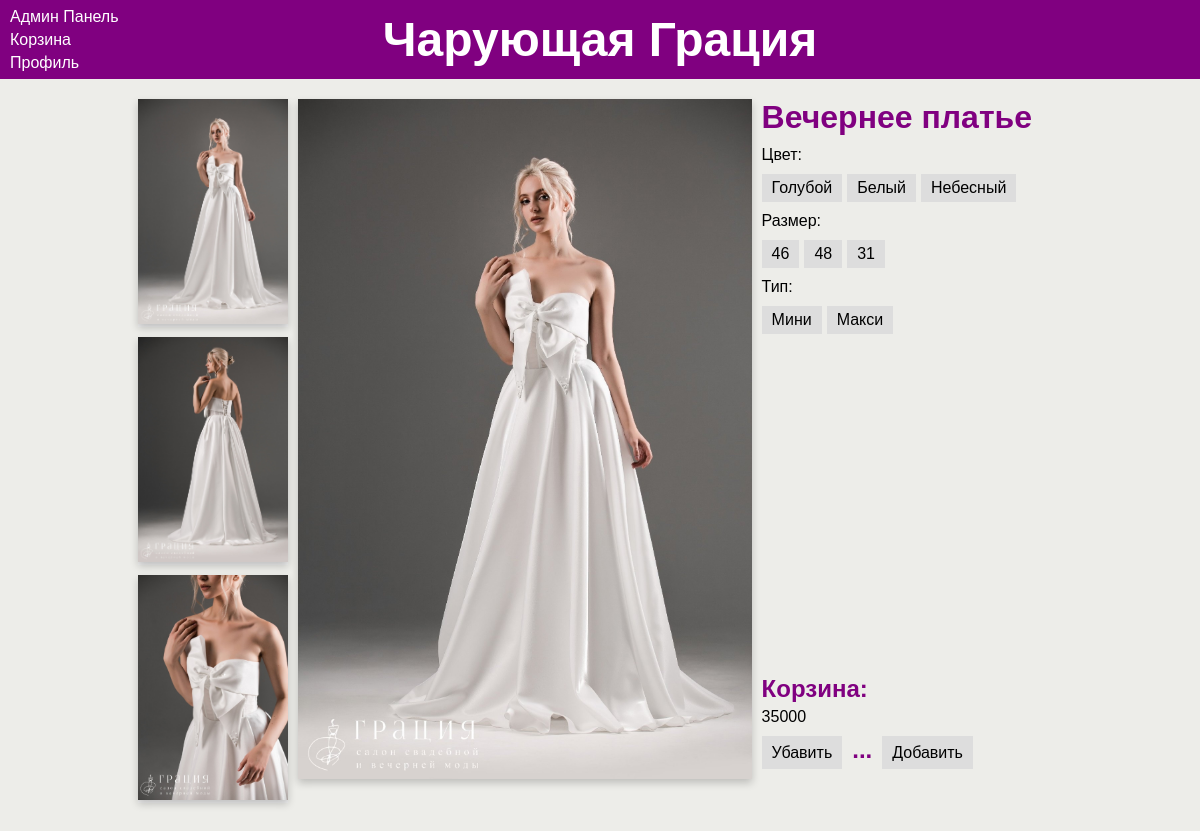
The page /3e79db23b934/ on the database its author committed.
### dress/models.py (models this page shows, shortened)
class DressColor(models.Model):
    id = models.CharField(max_length=12, primary_key=True, editable=False, default=create_id)
    dress = models.ForeignKey(Dress, on_delete=models.CASCADE, related_name='colors')
    img = models.ImageField(upload_to='images')
    name = models.CharField(max_length=100)

class Dress(models.Model):
    id = models.CharField(max_length=12, primary_key=True, editable=False, default=create_id)
    name = models.CharField(max_length=100)
    desc = models.CharField(max_length=1000, blank=True)

class DressSize(models.Model):
    id = models.CharField(max_length=12, primary_key=True, editable=False, default=create_id)
    dress = models.ForeignKey(Dress, on_delete=models.CASCADE, related_name='sizes')
    size = models.IntegerField()

class DressModel(models.Model):
    id = models.CharField(max_length=12, primary_key=True, editable=False, default=create_id)
    dress = models.ForeignKey(Dress, on_delete=models.CASCADE, related_name='models')
    name = models.CharField(max_length=100)
    price = models.IntegerField()

### dress/views.py (the view)
# urls.py: path('<str:id>/', views.view, name='view'), #type:ignore
def view(request, id):
    if request.method == 'GET':
        dress = Dress.objects.get(id=id) #pyright: ignore
        in_bucket = 0
        bucket = get_bucket_cookie(request)
        if id in bucket: in_bucket = bucket[id]
        return render(request, 'dress/view.html', {'dress':dress, 'in_bucket':in_bucket})
    elif request.method == 'POST':
        return bucket_post(request)

### dress/views.py (called while the page is built)
def get_bucket_cookie(request):
    bucket = request.COOKIES.get('bucket', '{}')
    return json.loads(bucket)

### dress/templates/dress/view.html (shortened to what this page needs)
{% extends 'dress/menu.html' %}
{% load static %}
{% block head %}
    <link rel="stylesheet" type="text/css" href="{% static '/dress/css/view.css' %}">
{% endblock head %}
{% block content %}
<div class="container">
    <div class="images">
        <div class="image-left">
        {% for color in dress.colors.all %}
            <button onclick="change_color('{{ color.id }}', '{{ color.img.url }}')">
                <img class="img img-button" src="{{ color.img.url }}" width="150px">
            </button>
        {% endfor %}
        </div>
        <img class="img" id="main-image" src="{{ dress.colors.all.0.img.url }}" height="100%">
        <div class="image-right">
            <h1 class="image-title">{{ dress.name }}</h1>
            <p>Цвет:</p>
            <div class="button-list">
                {% for color in dress.colors.all %}
                    <p class="button" id="button-{{ color.id }}" onclick="change_color('{{ color.id }}', '{{ color.img.url }}')">{{ color.name }}</p>
                {% endfor %}
            </div>
            <p>Размер:</p>
            <div class="button-list">
                {% for size in dress.sizes.all %}
                    <p class="button" id="button-{{ size.id }}" onclick="change_size('{{ size.id }}')">{{ size.size }}</p>
                {% endfor %}
            </div>
            <p>Тип:</p>
            <div class="button-list">
                {% for model in dress.models.all %}
                    <p class="button" id="button-{{ model.id }}" onclick="change_model('{{ model.id }}', '{{ model.price }}')">{{ model.name }}</p>
                {% endfor %}
            </div>
            <div class="bucket">
                <h2 class="bucket-text">Корзина:</h2>
                <p id="price-text">{{ dress.models.all.0.price }}</p>
                <div class="bucket-edit">
                    <button type="button" class="bucket-buttons" onclick="bucket('minus')"><p>Убавить</p></button>
                    <h2 class="bucket-text" id="bucket-count">...</h2>
                    <button type="button" class="bucket-buttons" onclick="bucket('plus')"><p>Добавить</p></button>
                </div>
            </div>
        </div>
    </div>
</div>
{% endblock content %}

### dress/static/dress/css/menu.css (style rules this page uses)
* { padding: 0; margin: 0; border: 0; box-sizing: border-box; }
html { font-family: sans-serif; background-color: #edede9; height: 100%; }
body { height: 100vh; width: 100%; }
.button-list { display: flex; gap: 5px; }
.button { display: inline-block; background: #ddd; padding: 5px 10px; cursor: pointer; user-select: none; }

### dress/static/dress/css/view.css (style rules this page uses)
p { display: inline; }
.container { display: flex; flex-direction: column; gap: 20px; height: 100vh; }
.images { display: flex; flex-direction: row; height: 85%; margin-left: auto; margin-right: auto; }
.image-left { display: flex; flex-direction: column; gap: 10px; margin-right: 10px; margin-top: auto; margin-bottom: auto; }
.img { box-shadow: 0 4px 8px 0 rgba(0,0,0,0.2); transition: 0.3s; }
.image-right { display: flex; flex-direction: column; gap: 10px; margin-left: 10px; width: 300px; }
.image-title, .bucket-text { color: purple; }
.bucket-text { margin-bottom: 5px; }
.bucket { margin-top: auto; margin-bottom: 10px; user-select: none; }
.bucket-edit { margin-top: 10px; display: flex; gap: 10px; }
.bucket-buttons { font-size: medium; background-color: #ddd; padding: 5px 10px; }

### rows shown on the page
DressColor: img (picture), name "Голубой"
DressColor: img (picture), name "Белый"
DressColor: img (picture), name "Небесный"
Dress: colors.all.0.img (picture), name "Вечернее платье", models.all.0.price "35000"
DressSize: size "46"
DressSize: size "48"
DressSize: size "31"
DressModel: name "Мини"
DressModel: name "Макси"
